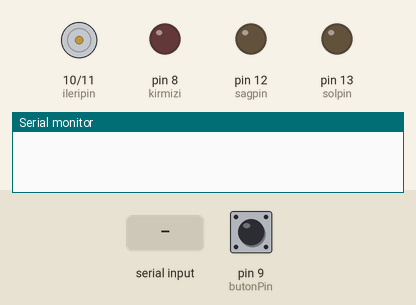
A sketch run on a simulated Arduino Uno, built with avr-gcc and run on an emulated ATmega328P. Parts: motor-driver pin pairs drawn as motors (green arrow = first pin HIGH = forward, orange = second pin HIGH = backward, longer = more drive), output pins drawn as LEDs (lit = HIGH), the last lines printed to the serial monitor. Dashed ring = blinking. Inputs (shaded band) come from the test bench; at power-on: pin 9 (butonPin) LOW.

Above: at 1.2 s.
1.3 s: pin 9 (butonPin) pulled HIGH for 3.2 s
At 4.6 s:
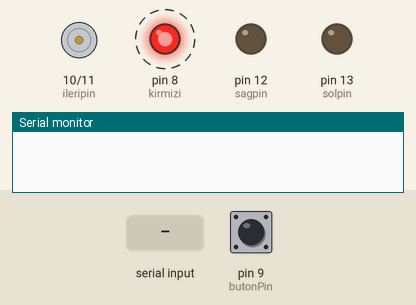
6.0 s: "2\n" received over Serial
At 7.2 s:
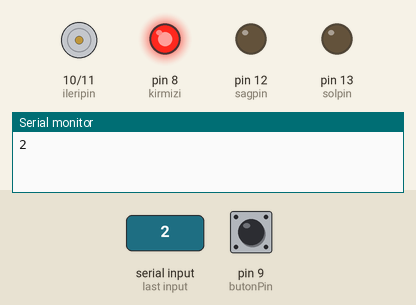
7.5 s: "i\n" received over Serial
At 7.9 s:
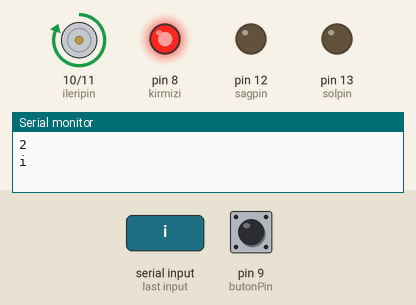
9.5 s: "g\n" received over Serial
At 9.8 s:
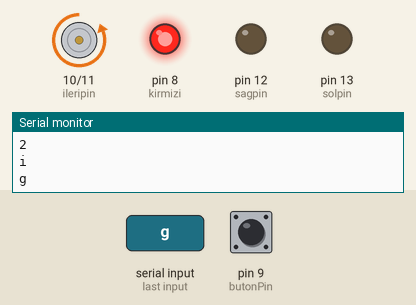
11.5 s: "1\n" received over Serial
At 12.7 s:
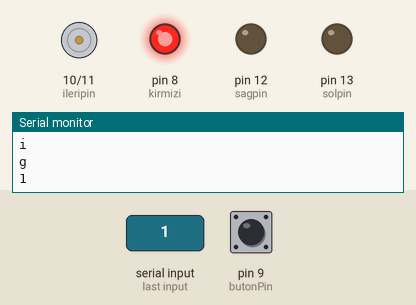
13.0 s: pin 9 (butonPin) pulled HIGH for 0.15 s
At 13.6 s:
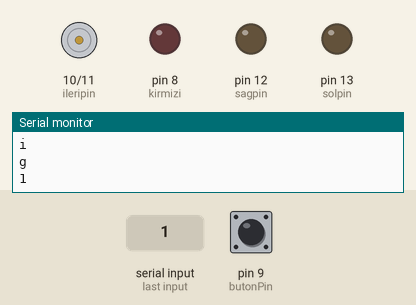
Timing chart, 0 to 15.6 s (numbered marks = the images above; inputs shaded):
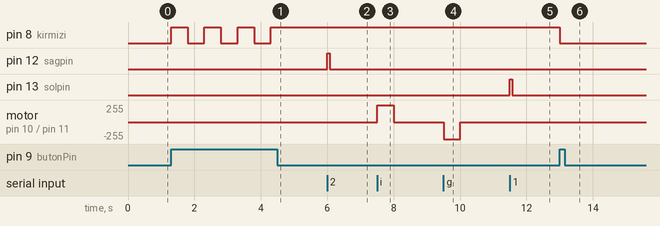

The sketch:

program.ino
```cpp
int ileripin=10;
int geripin=11;
int sagpin=12;
int solpin=13;
const int butonPin=9;
//int yesil=7;
int kirmizi=8;
int buttonState = 0;


String seriPortDeger = "";
boolean okumaTamam = false;
boolean basla = false;


void setup() {
   pinMode(ileripin, OUTPUT);
   pinMode(geripin, OUTPUT);
   pinMode(sagpin, OUTPUT);
   pinMode(solpin, OUTPUT);
   pinMode(butonPin, INPUT);
   //pinMode(yesil, OUTPUT);
   pinMode(kirmizi, OUTPUT);

   digitalWrite(ileripin,0);
   digitalWrite(geripin,0);
   digitalWrite(sagpin,0);
   digitalWrite(solpin,0);
   //digitalWrite(yesil,0);
   digitalWrite(kirmizi,0);

   Serial.begin(9600);
}

void loop() {
  if (digitalRead(butonPin)==HIGH)

     {
        if (digitalRead (kirmizi)==HIGH){ digitalWrite(kirmizi,0);
    delay(500);
    }
       else
       {
       digitalWrite(kirmizi,1);
       delay(500);
       //digitalWrite(yesil,1);
       }
     }

   if (digitalRead (kirmizi)==HIGH)
{
   if (okumaTamam) {

    Serial.println(seriPortDeger);
    if (seriPortDeger=="2") {

      digitalWrite(sagpin, 1);
      delay(75);
      digitalWrite(sagpin, 0);

    }
    else if (seriPortDeger=="1") {

      digitalWrite(solpin, 1);
      delay(75);
      digitalWrite(solpin, 0);

    }
        if (seriPortDeger=="i") {

      digitalWrite(ileripin, 1);
      delay(500);
      digitalWrite(ileripin, 0);

    }
    else if (seriPortDeger=="g") {

      digitalWrite(geripin, 1);
      delay(500);
      digitalWrite(geripin, 0);

    }
    if(seriPortDeger=="y")
    {
      digitalWrite(ileripin, 1);
      delay(1500);
      digitalWrite(ileripin, 0);
    }

    seriPortDeger = "";//okunan değeri sıfırlar
    okumaTamam = false;

     }

}

}

void serialEvent() {
  while (Serial.available()) {
    // get the new byte:
    char inChar = (char)Serial.read();
    // add it to the inputString:
    if (inChar == '\n') okumaTamam = true;
    else seriPortDeger += inChar;
  }
}
```

Measured:
- after the input at 1.3 s, pin 8 (kirmizi): alternates HIGH for 0.50 s and LOW for 0.50 s, 7 changes in all, then stays HIGH, starting at once
- after the input at 6.0 s, pin 12 (sagpin): LOW → HIGH at once, → LOW 0.08 s later
- after the input at 7.5 s, motor on pin 10 (ileripin) / pin 11 (geripin): stopped → forward 255/255 at once, → stopped 0.50 s later
- after the input at 9.5 s, motor on pin 10 (ileripin) / pin 11 (geripin): stopped → backward 255/255 at once, → stopped 0.50 s later
- after the input at 11.5 s, pin 13 (solpin): LOW → HIGH at once, → LOW 0.08 s later
- after the input at 13.0 s, pin 8 (kirmizi): HIGH → LOW at once
